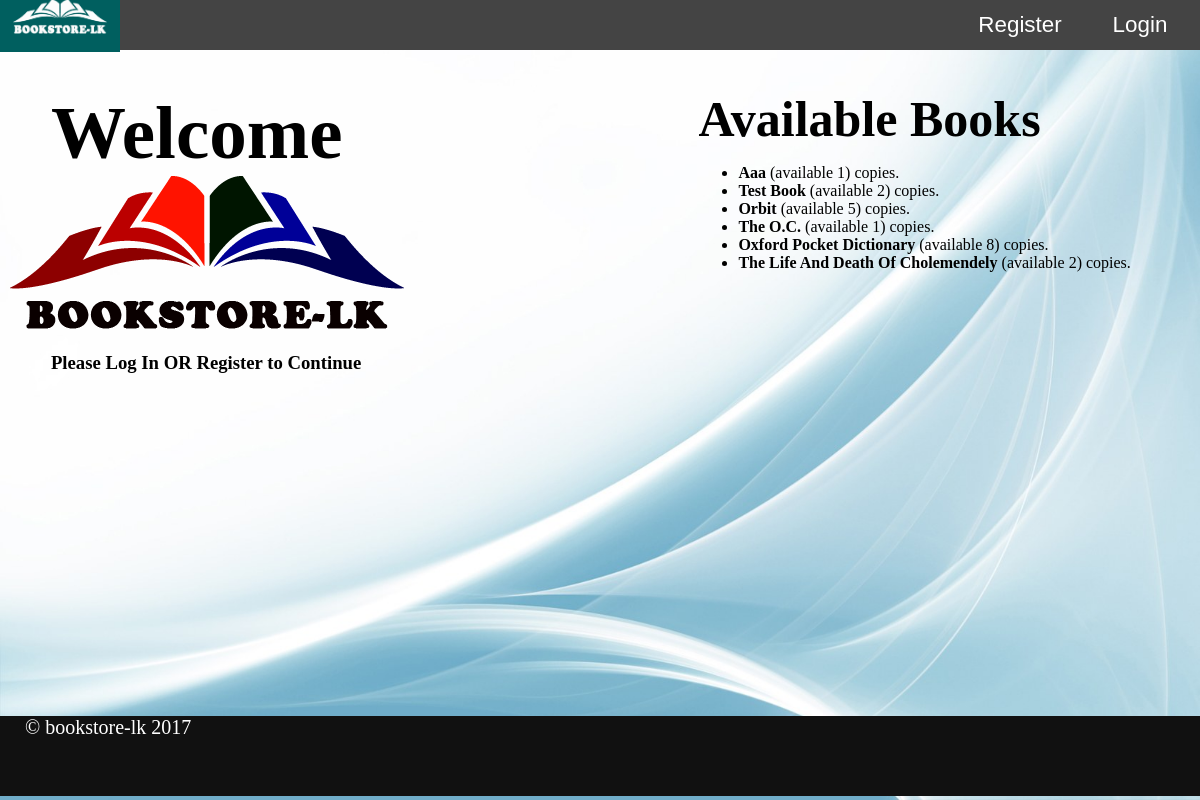
The page / on the database its author committed.
### tables this page shows
CREATE TABLE `book` (
  `id` int(11) NOT NULL,
  `name` varchar(100) NOT NULL,
  `isbn` varchar(100) NOT NULL,
  `price` varchar(255) NOT NULL,
  `count` int(11) NOT NULL,
  `download_count` int(11) NOT NULL DEFAULT '0',
  `created_by` int(11) NOT NULL
);

### classes/Config.php (called while the page is built)
<?php
class Config {
    public static function get($path = null){
        if($path){
            $config = $GLOBALS['config'];
            $path = explode('/',$path);
            foreach($path as $bit){
                if(isset($config[$bit])){
                    $config = $config[$bit];
                }
            }
            return $config;
        }
        return false;
    }
}

### classes/DB.php (called while the page is built, shortened)
<?php
class DB {
    private static $_instance = null;
    private $_pdo,
            $_query,
            $_results,
            $_error = false,
            $_count = 0;
    private function __construct(){
        try{
            $this->_pdo = new PDO('mysql:host='.Config::get('mysql/host').';dbname='.Config::get('mysql/db'),Config::get('mysql/username'),Config::get('mysql/password'));
        }catch (PDOException $e){
            die($e->getMessage());
        }
    }
    public static function getInstance(){
        if(!isset(self::$_instance)){
            self::$_instance = new DB();
        }
        return self::$_instance;
    }
    public function query($sql, $params = array()){
        if ($this->_query = $this->_pdo->prepare($sql)) {
            if ($this->_query->execute()) {
                $this->_results = $this->_query->fetchAll(PDO::FETCH_OBJ);
            } else {
                $this->_error = true;
            }
        }
        return $this;
    }
    public function results(){
        return $this->_results;
    }
}

### auth.php (called while the page is built)
<?php
if (Session::exists('user')) {
    global $user;
    $user = new User();
    $u_data = json_decode(Session::get('user'), true);
    if (!$user->auth($u_data['username'], $u_data['token'])) {
        session_destroy();
        Redirect::to('login.php');
    }
} else {
    $user = new User();
}

### classes/User.php (called while the page is built, shortened)
<?php
class User
{
    private $_db,
        $_data,
        $_sessionName,
        $_cookieName,
        $_isLoggedIn;
    public function isLoggedIn()
    {
        return $this->_isLoggedIn;
    }
}

### classes/Book.php (called while the page is built, shortened)
<?php
class Book {
    private $_db,
        $_data,
        $_isLoggedIn;
    public function __construct($user = null) {
        $this->_db = DB::getInstance();
    }
    public function getAll()
    {
        $books = array();
        $this->_db->query('SELECT * FROM book' , array());
        foreach ($this->_db->results() as $b){
            $books[] = $b;
        }
        return $books;
    }
}

### index.php (the view, shortened to what this page needs)
<!DOCTYPE html>
<html lang="en">
<?php include_once 'auth.php'?>
<?php include_once 'includes/header.php'?>
<body>
<?php include_once 'includes/navigation.php'?>
<div class="content">
    <?php
    if(!$user->isLoggedIn()){
        ?>
        <div class="col-5" style="float: left">
            <strong style="font-size: 75px" class="col-1-offset">Welcome</strong><br>
            <img src="styles/img/logo.png"><br>
            <h3 class="col-1-offset">Please Log In OR Register to Continue</h3>
        </div>
        <div class="col-5" style="float: right;max-height: 350px;overflow: auto">
        <?php
        $book = new Book();
        $books = $book->getAll();
        if (count($books)) {
            ?>
            <strong style="font-size: 50px">Available Books</strong>
            <ul>
                <?php
                foreach ($books as $b) {?>
                    <li><?php echo "<strong>$b->name</strong> (available {$b->count}) copies."?></li>
                <?php
                }
                ?>
            </ul>
        <?php
        }
        ?>
        </div>
    <?php
    }else{
        Redirect::to('user_dashboard.php');
    }
    ?>
</div>
<?php include_once 'includes/footer.php'?>
</body>
</html>

### includes/header.php (shortened to what this page needs)
<head>
    <link href="styles/css/main.css" rel="stylesheet" type="text/css">
    <link href="styles/css/custom.css" rel="stylesheet" type="text/css">
</head>

### includes/navigation.php (shortened to what this page needs)
<nav class="nav">
    <ul>
        <li><a href="index.php"><img src="styles/img/bookstore-logo.png" height="34px"></a></li>
        <?php
        if(!$user->isLoggedIn()){
            ?>
            <li class="<?php echo (basename($_SERVER['PHP_SELF']) == 'login.php' ? 'active right' : 'right');?>"><a href="login.php"><span class="fa fa-sign-in"></span> Login</a></li>
            <li class="<?php echo (basename($_SERVER['PHP_SELF']) == 'register.php' ? 'active right' : 'right');?>"><a href="register.php"><span class="fa fa-book"></span> Register</a></li>
            <?php
        }else{
            ?>
            <li class="right"><a href="logout.php"><span class="fa fa-sign-out"></span> Logout</a></li>
            <?php
        }
        ?>
    </ul>
</nav>

### includes/footer.php (shortened to what this page needs)
<footer class="footer">
    <div>
        &copy; bookstore-lk 2017
    </div>
</footer>

### styles/css/main.css (style rules this page uses)
body { margin: 0; min-height: 100vh; background-image: url("../img/background-hd.jpg"); background-repeat: round; }
.content { min-height: 77vh; }
.content div { display: block; }
.footer { background-color: #111; color: #ffffff; font-size: 20px; position: relative; right: 0; bottom: 0; left: 0; padding-left: 25px; min-height: 10vh; }
.right { float: right; }
.nav { min-height: 10vh; }
.nav ul { list-style: none; background-color: #444; padding: 0; margin: 0; }
.nav li { font-family: 'Oswald', sans-serif; font-size: 1.2em; text-align: center; border-bottom: 1px solid #888; }
.nav a { text-decoration: none; color: #fff; display: block; transition: .3s background-color; }
@media screen and (min-width: 600px) { .nav li { width: 120px; border-bottom: none; height: 50px; line-height: 50px; font-size: 1.4em; } }
@media screen and (min-width: 600px) { .nav li { display: inline-block; } }
@media screen and (min-width: 600px) { .content { padding: 10px; } }

### styles/css/custom.css (style rules this page uses)
@media screen and (min-width: 600px) { .col-5 { width: 41.66%; } }
@media screen and (min-width: 600px) { .col-1-offset { margin-left: 8.33%; } }

### rows shown on the page
book: name "Aaa", count "1"
book: name "Test Book", count "2"
book: name "Orbit", count "5"
book: name "The O.C.", count "1"
book: name "Oxford Pocket Dictionary", count "8"
book: name "The Life And Death Of Cholemendely", count "2"
